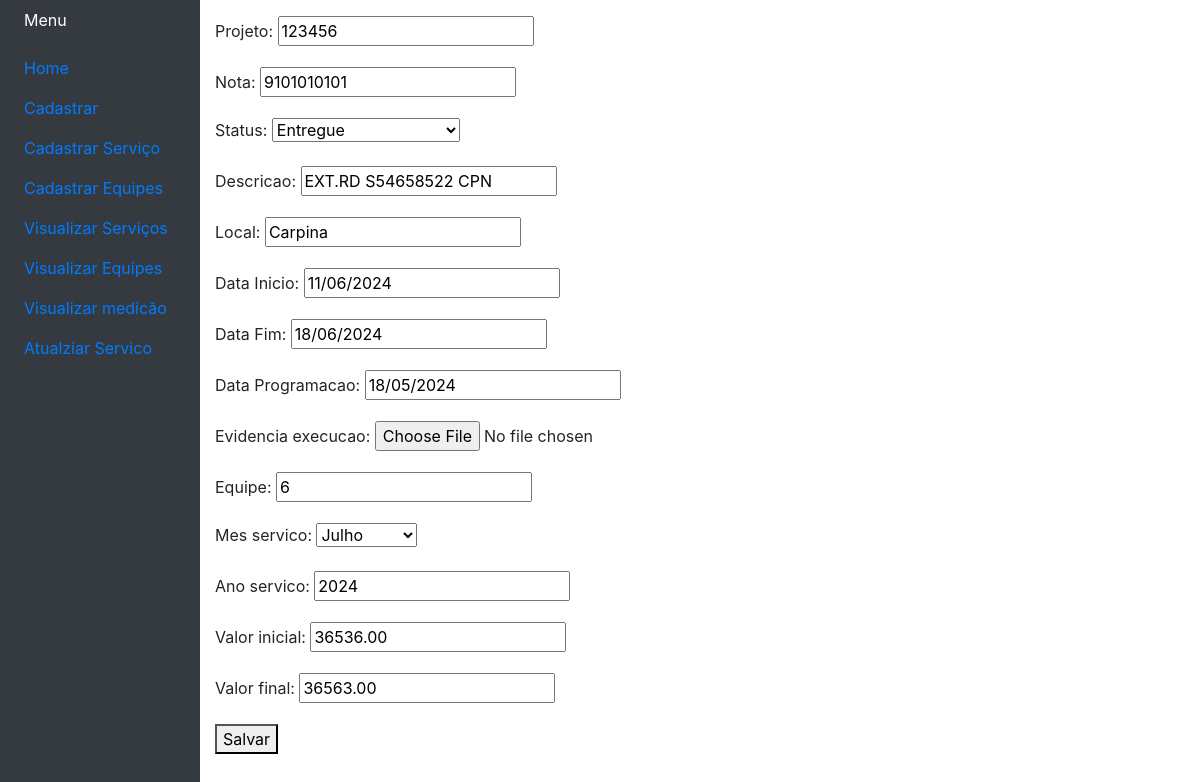
/editar/servico/1/, run on the app's committed database.
### Meuprojeto/models.py (models this page shows, shortened)
class Servico(models.Model):
    Status_projeto = [
        ("Em Programacao", "Em programacao"),
        ("Programado", "Programado"),
        ("Em execucao", "Em execucao"),
        ("Executado", "Executado"),
        ("Executado Fora Prazo", "Executado Fora Prazo"),
        ("Nao Executado", "Nao Executado"),
        ("Interropida", "Interropida"),
        ("Medicao", "Medicao"),
        ("Entregue", "Entregue"),
        ("Pago", "Pago"),
]
    Mes_Programacao = [
        ("Jan", "Janeiro"),
        ("Fev", "Fevereiro"),
        ("Mar", "Março"),
        ("Abr", "Abril"),
        ("Mai", "Maio"),
        ("Jun", "Junho"),
        ("Julho", "Julho"),
        ("Ago", "Agosto"),
        ("Set", "Setembro"),
        ("Out", "Outubro"),
        ("Nov", "Novembro"),
        ("Dez", "Desembro"),
    ]
    Projeto = models.CharField(max_length=12, unique=True)
    Nota = models.CharField(max_length=10, unique=True)
    Status = models.CharField(max_length= 30, choices=Status_projeto)
    Descricao = models.CharField(max_length=50)
    Local = models.CharField(max_length=50)
    Data_Inicio = models.DateField(blank=True, null=True)
    Mes_servico = models.CharField(max_length=30, choices=Mes_Programacao,)
    ano_servico = models.CharField(max_length=4)
    Data_Fim = models.DateField(blank=True, null=True)
    Data_Programacao = models.DateField(blank=True, null=True)
    evidencia_execucao = models.ImageField(blank=True, null=True, upload_to="imagens/")
    Equipe = models.CharField(max_length=5, blank=True, null=True,)
    valor_inicial = models.DecimalField(max_digits=10, decimal_places=2, blank=True, null=True,)
    valor_final = models.DecimalField(max_digits=10, decimal_places=2, blank=True, null=True, )

### Meuprojeto/views.py (the view)
# urls.py: path('editar/servico/<int:pk>/', views.fazer_update.as_view(), name='editarservico'),
class fazer_update(UpdateView):
    model = Servico
    template_name = 'editar_servico.html'
    fields = ['Projeto', 'Nota', 'Status', 'Descricao', 'Local', 'Data_Inicio', 'Data_Fim', 'Data_Programacao', 'evidencia_execucao', 'Equipe', 'Mes_servico', 'ano_servico', 'valor_inicial', 'valor_final']
    success_url = reverse_lazy('visualizar_servicos')

### Meuprojeto/Templates/editar_servico.html (shortened to what this page needs)
{% extends 'base.html' %}
{% block 'Material' %}
    <form method="post">
        {{form.as_p}}
        <button type="submit">Salvar</button>
    </form>
{% endblock %}

### Meuprojeto/static/CSS/style.css (style rules this page uses)
body { background-color: aquamarine; }

### data on the page
Servico: Projeto "123456", Nota "9101010101", Status "Entregue", Descricao "EXT.RD S54658522 CPN", Local "Carpina", Data_Inicio "11/06/2024", Data_Fim "18/06/2024", Data_Programacao "18/05/2024", Equipe "6", Mes_servico "Julho", ano_servico "2024", valor_inicial "36536.00", valor_final "36563.00"
